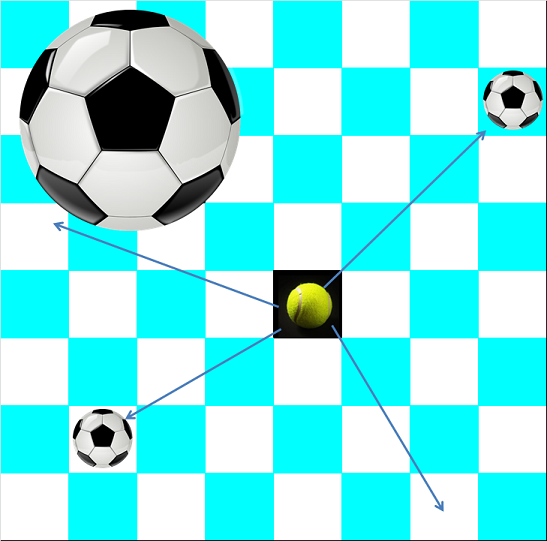
#> input picture imajlar/edge4.png, 547 x 541 px, found by its file name
$ python kenar1.py   (older library calls are emulated)
#> lines starting #> are read from the running program, lines starting #| are printed output that depends on the picture
import cv2
import numpy as np

imaj = cv2.imread("x://opencv//edge4.png", 0) # gri tona dönüştürerek okuyoruz
#> imaj: shape (541, 547); min 0, max 255, mean 218.7
imaj = cv2.resize(imaj, None, fx=.6, fy=.6)
#> imaj: shape (325, 328)
cv2.imshow("orj", imaj)

# X ekseni yönünde kenar tespiti yapıyoruz:
sx5 = cv2.Sobel(imaj, cv2.CV_8U, 1, 0, ksize=5) # veritipine dikkat
#cv2.imshow("sx5 CV 8U", sx5)

# X ekseni yönünde kenar tespiti yapıyoruz: veri tipini değiştireceğiz
sx564 = cv2.Sobel(imaj, cv2.CV_64F, 1, 0, ksize=5) # veritipi 64 bit
sx564 = np.absolute(sx564)
sx564 = np.uint8(sx564)
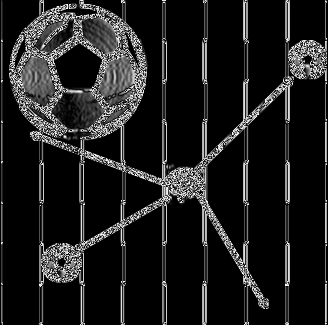
#> sx564: shape (325, 328); min 0, max 255, mean 30.2
#cv2.imshow("sx564 CV 64F", sx564)

# Y ekseni yönünde kenar tespiti yapıyoruz:
sy564 = cv2.Sobel(imaj, cv2.CV_64F, 0, 1, ksize=5) # veritipi 64 bit
sy564 = np.absolute(sy564)
sy564 = np.uint8(sy564)
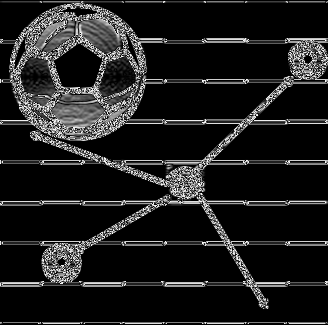
#> sy564: shape (325, 328); min 0, max 255, mean 30.6
#cv2.imshow("sy564 CV 64F", sy564)

# X ve Y ekseni kenar tespitlerini birleştiriyoruz:
sxy = cv2.bitwise_or(sx564, sy564)  # addweighted .5 ağrlığı ile de kullanılabilir
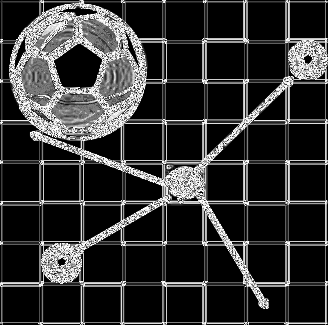
#> sxy: shape (325, 328); min 0, max 255, mean 50.5
cv2.imshow("Sobel sxy",sxy)

# Sobel de Scharr filtresi kullanarak kenar tespiti yapalım:
shx = cv2.Sobel(imaj, cv2.CV_64F, 1, 0, ksize=-1) # ksize=-1  --> scharr filtresi
shy = cv2.Sobel(imaj, cv2.CV_64F, 0, 1, ksize=-1) # ksize=-1  --> scharr filtresi
shxy = cv2.bitwise_or(shx, shy)
shxy = np.absolute(shxy)
shxy = np.uint8(shxy)
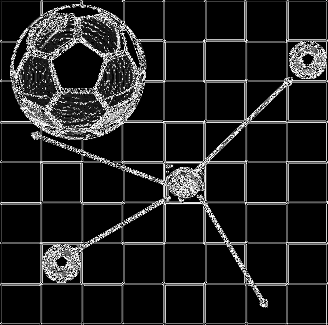
#> shxy: shape (325, 328); min 0, max 255, mean 32.2
cv2.imshow("Sobel Scharr", shxy)

# Laplace
imaj2 = cv2.GaussianBlur(imaj, (3, 3), 0)
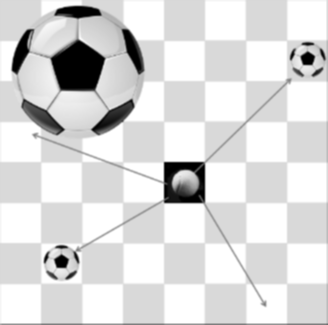
#> imaj2: shape (325, 328); min 0, max 255, mean 218.9
cv2.imshow("Bulanik imaj", imaj2)

lap = cv2.Laplacian(imaj2, cv2.CV_64F) # varsayılan kernel kullanıyoruz
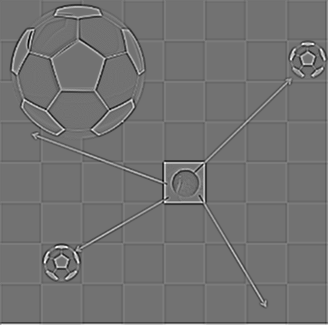
#> lap: shape (325, 328) float64; min -115, max 142, mean 0.2; drawn with min black and max white
lap = np.uint8(np.absolute(lap))
cv2.imshow("Laplace 1", lap)

lap2 = cv2.Laplacian(imaj2, cv2.CV_64F, ksize=3)
lap2 = np.uint8(np.absolute(lap2))
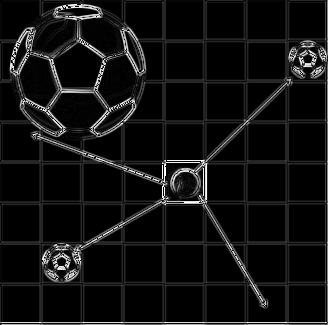
#> lap2: shape (325, 328); min 0, max 254, mean 17.2
cv2.imshow("Laplace 2 ksize:3", lap2)


cv2.waitKey()
cv2.destroyAllWindows()
